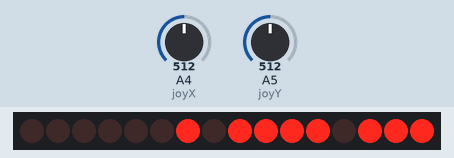
Recording of a sketch running on a simulated Arduino Uno, built with avr-gcc and run on an emulated ATmega328P. Parts: 16 shift-register outputs drawn as a row of LEDs (first output left, lit = HIGH). Wiring (inferred from the names in the program): 2 × shift register (74HC595): data pin 5; shift clock pin 9; latch pin 6. Wiring (inferred from the signals the program sends): row of LEDs: on Q0, Q1, Q2, Q3, Q4, Q5, Q6, Q7, Q8, Q9, Q10, Q11, Q12, Q13, Q14, Q15. The test bench sets the inputs (shaded band); at power-on: A4 (joyX) = 512, A5 (joyY) = 512.

Above: at 1.2 s.
1.3 s: A4 (joyX) set to 686
2.8 s: A4 (joyX) set to 711
At 2.86 s:
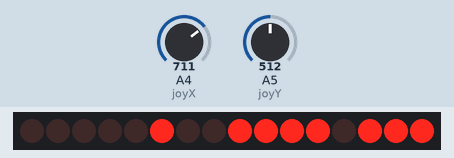
At 4.4 s:
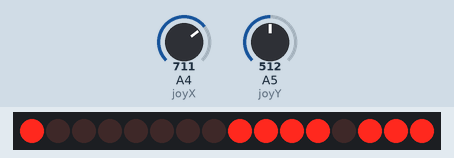
4.7 s: A5 (joyY) set to 309
6.2 s: A5 (joyY) set to 285
At 7.4 s:
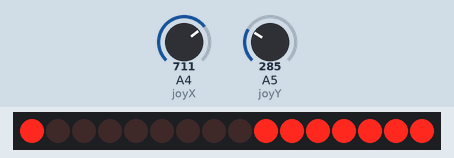
8.0 s: A4 (joyX) set to 319
9.5 s: A4 (joyX) set to 291
At 10.6 s:
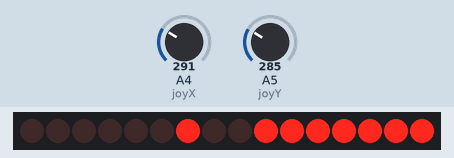
Timing chart, 0 to 12.4 s (numbered marks = the images above; inputs shaded):
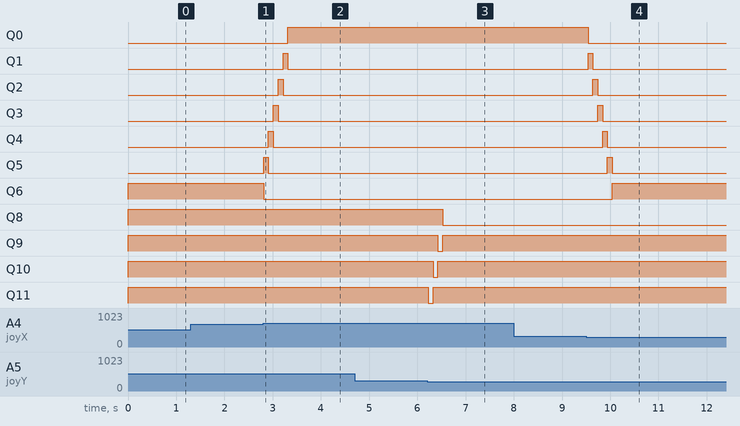

The sketch:

b_ControlPuntoJoystick.ino
```cpp
/*
 * Programa para mover un punto de la Matriz con el Joystick
 * Noviembre de 2015
 * Jose Pujol
 */

// Pines registro de desplazamiento
const int latchPin = 6;
const int datosPin = 5;
const int relojPin = 9;

// Pines Joystick
const int joyX = A4;
const int joyY = A5;

// Lectura del Joystick
int joyXValue = 0;
int joyYValue = 0;

//Vector con las columnas como 1s
byte columna[7] = {B00000010, B00000100, B00001000, B00010000, B00100000, B01000000, B10000000};
// Vector con las filas como ceros
byte fila[5] = {B11110111, B11101111, B11011111, B10111111, B01111111};

// Posición del punto en el vector columna y fila
int j = 0;
int i = 0;

// Velocidad de desplazamiento
int tiempo = 100;

void setup() {
  // Declaramos los pines como salidas
  pinMode(latchPin, OUTPUT);
  pinMode(datosPin, OUTPUT);
  pinMode(relojPin, OUTPUT);
}

void loop() {
  //Lee los valores del joystick
  joyXValue = analogRead(joyX);
  joyYValue = analogRead(joyY);

  //Cambia la columna
  if (joyXValue <= 300) {
    if (j > 0) j--;
  }
  if (joyXValue >= 700) {
    if (j < 6) j++;
  }
  //Cambia la fila
  if (joyYValue <= 300) {
    if (i < 4) i++;
  }

  if (joyYValue >= 700) {
    if (i > 0) i--;
  }

  // Escribe el punto en la matriz
  //Recibe datos
  digitalWrite(latchPin, LOW);
  // activa el punto el punto
  shiftOut(datosPin, relojPin, LSBFIRST, fila[i]);
  shiftOut(datosPin, relojPin, LSBFIRST, columna[j]);
  //Muestra los datos recibidos
  digitalWrite(latchPin, HIGH);
  // tiempo que limita la velocidad de desplazamiento
  delay(tiempo);
}
```

Measured:
- the behaviour switches between 699 and 700 on A4 (joyX) (found by bisection; images 0 and 1)
- the behaviour switches between 301 and 300 on A5 (joyY) (found by bisection; images 2 and 3)
- the behaviour switches between 301 and 300 on A4 (joyX) (found by bisection; images 3 and 4)
- after the input at 1.3 s, every drawn part: stays the same
- after the input at 2.8 s, Q0: LOW → HIGH after 0.51 s; Q1: LOW → HIGH after 0.41 s, → LOW 0.10 s later; Q2: LOW → HIGH after 0.31 s, → LOW 0.10 s later; Q3: LOW → HIGH after 0.21 s, → LOW 0.10 s later; Q4: LOW → HIGH after 0.11 s, → LOW 0.10 s later
- after the input at 4.7 s, every drawn part: stays the same
- after the input at 6.2 s, Q8: HIGH → LOW after 0.33 s; Q9: HIGH → LOW after 0.23 s, → HIGH 0.10 s later; Q10: HIGH → LOW after 0.13 s, → HIGH 0.10 s later; Q11: HIGH → LOW at once, → HIGH 0.10 s later
- after the input at 8.0 s, every drawn part: stays the same
- after the input at 9.5 s, Q0: HIGH → LOW at once; Q1: LOW → HIGH at once, → LOW 0.10 s later; Q2: LOW → HIGH after 0.14 s, → LOW 0.10 s later; Q3: LOW → HIGH after 0.24 s, → LOW 0.10 s later; Q4: LOW → HIGH after 0.34 s, → LOW 0.10 s later
